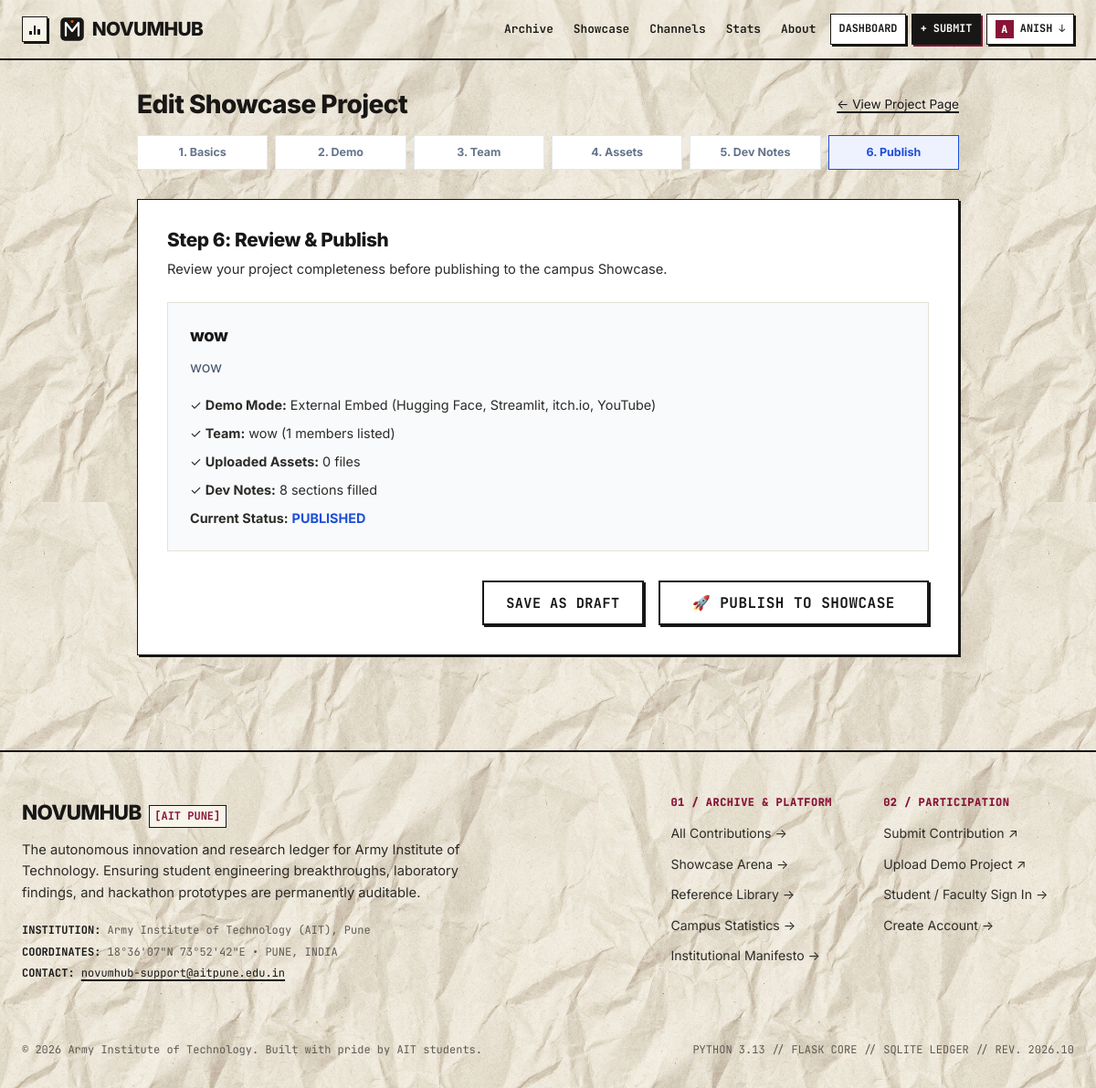
The app's page /showcase/5/step/review (signed in) with its own data.
### app/models.py (models this page shows, shortened)
class User(UserMixin, db.Model):
    __tablename__ = "users"
    id = db.Column(db.Integer, primary_key=True)
    name = db.Column(db.String(120), nullable=False)
    email = db.Column(db.String(150), unique=True, nullable=False, index=True)
    password_hash = db.Column(db.String(256), nullable=False)
    role = db.Column(db.String(20), nullable=False, default="student")
    department = db.Column(db.String(100), nullable=True)
    year = db.Column(db.String(50), nullable=True)
    roll_no = db.Column(db.String(50), nullable=True)
    registration_no = db.Column(db.String(10), nullable=True)
    created_at = db.Column(db.DateTime, default=utc_now)
    is_banned = db.Column(db.Boolean, default=False, nullable=False)
    ban_reason = db.Column(db.String(255), nullable=True)
    banned_at = db.Column(db.DateTime, nullable=True)
    submissions = db.relationship("Submission", backref="author", lazy="dynamic", foreign_keys="Submission.author_id")
    comments = db.relationship("Comment", backref="author", lazy="dynamic", foreign_keys="Comment.author_id")
    notifications = db.relationship("Notification", backref="user", lazy="dynamic", cascade="all, delete-orphan")
    warnings = db.relationship("UserWarning", backref="user", lazy="select", cascade="all, delete-orphan",
                               foreign_keys="UserWarning.user_id", order_by="UserWarning.created_at.desc()")
    showcase_projects = db.relationship("ShowcaseProject", backref="owner", lazy="dynamic", foreign_keys="ShowcaseProject.owner_id")
    judge_scores = db.relationship("JudgeScore", backref="judge", lazy="dynamic", foreign_keys="JudgeScore.judge_id")
    @property
    def is_reviewer(self) -> bool:
        return self.role in ("reviewer", "admin")
    @property
    def is_judge(self) -> bool:
        return self.role in ("judge", "admin")
    @property
    def is_admin(self) -> bool:
        return self.role == "admin"
    @property
    def active_warnings(self):
        return [w for w in self.warnings if not w.is_acknowledged]

class ShowcaseProject(db.Model):
    __tablename__ = "showcase_projects"
    id = db.Column(db.Integer, primary_key=True)
    event_id = db.Column(db.Integer, db.ForeignKey("hackathon_events.id"), nullable=False, index=True)
    owner_id = db.Column(db.Integer, db.ForeignKey("users.id"), nullable=False, index=True)
    title = db.Column(db.String(200), nullable=False)
    pitch = db.Column(db.String(300), nullable=False)
    description = db.Column(db.Text, nullable=False)
    track = db.Column(db.String(100), nullable=False, default="General")
    team_name = db.Column(db.String(150), nullable=False)
    tech_tags = db.Column(db.String(255), nullable=True, default="")
    repo_url = db.Column(db.String(255), nullable=True)
    demo_mode = db.Column(db.String(50), nullable=False, default="hosted_build")
    demo_entry_path = db.Column(db.String(255), nullable=True)
    demo_external_url = db.Column(db.String(500), nullable=True)
    video_url = db.Column(db.String(500), nullable=True)
    demo_disabled = db.Column(db.Boolean, default=False, nullable=False)
    status = db.Column(db.String(50), nullable=False, default="Draft", index=True)
    is_reference = db.Column(db.Boolean, default=False, nullable=False, index=True)
    is_featured = db.Column(db.Boolean, default=False, nullable=False, index=True)
    linked_submission_id = db.Column(db.Integer, db.ForeignKey("submissions.id"), nullable=True)
    linked_submission = db.relationship("Submission", foreign_keys=[linked_submission_id], backref="linked_projects")
    created_at = db.Column(db.DateTime, default=utc_now, index=True)
    updated_at = db.Column(db.DateTime, default=utc_now, onupdate=utc_now)
    members = db.relationship("ProjectMember", backref="project", lazy="select", cascade="all, delete-orphan")
    assets = db.relationship("ProjectAsset", backref="project", lazy="select", cascade="all, delete-orphan")
    dev_notes = db.relationship("DevNote", backref="project", lazy="select", cascade="all, delete-orphan")
    judge_scores = db.relationship("JudgeScore", backref="project", lazy="select", cascade="all, delete-orphan")
    upvotes = db.relationship("Upvote", backref="showcase_project", lazy="dynamic", cascade="all, delete-orphan",
                             foreign_keys="Upvote.showcase_project_id")
    comments = db.relationship("Comment", backref="showcase_project", lazy="select",
                               order_by="Comment.created_at.asc()", cascade="all, delete-orphan",
                               foreign_keys="Comment.showcase_project_id")
    status_history = db.relationship("StatusChange", backref="showcase_project", lazy="select",
                                     order_by="StatusChange.created_at.asc()", cascade="all, delete-orphan",
                                     foreign_keys="StatusChange.showcase_project_id")
    def can_edit(self, user) -> bool:
        if not user or not user.is_authenticated:
            return False
        if user.is_admin or user.id == self.owner_id:
            return True
        for m in self.members:
            if m.user_id == user.id:
                return True
        return False
    @property
    def demo_mode_label(self) -> str:
        import site_config
        return site_config.SHOWCASE_DEMO_MODES.get(self.demo_mode, self.demo_mode)

### app/showcase/wizard.py (the view, shortened to what this page needs)
@showcase_bp.route("/<int:project_id>/step/review", methods=["GET", "POST"])
@login_required
def step_review(project_id: int):
    project = db.get_or_404(ShowcaseProject, project_id)
    check_project_owner(project)
    return render_template(
        "showcase/form_wizard.html",
        step=6,
        step_name="Review & Publish",
        project=project
    )

### app/showcase/wizard.py (called while the page is built)
def check_project_owner(project):
    if not (project.can_edit(current_user) or current_user.is_admin):
        flash("You do not have permission to edit this project.", "error")
        abort(403)

### templates/showcase/form_wizard.html (shortened to what this page needs)
{% extends 'base.html' %}
{% block content %}
<div style="max-width: 900px; margin: 0 auto 3rem auto;">
  <div style="margin-bottom: 2rem;">
    <div style="display: flex; justify-content: space-between; align-items: center; margin-bottom: 1rem;">
      <h2 style="font-size: 1.75rem; font-weight: 800; color: var(--midnight-navy); margin: 0;">
        {% if project %}Edit Showcase Project{% else %}Submit Project Demonstration{% endif %}
      </h2>
      {% if project %}
        <a href="{{ url_for('showcase.detail', project_id=project.id) }}" class="btn-editorial-outline" style="font-size: 0.85rem;">
          &larr; View Project Page
        </a>
      {% endif %}
    </div>
    <div style="display: grid; grid-template-columns: repeat(6, 1fr); gap: 0.5rem; text-align: center; font-size: 0.78rem; font-weight: 700;">
      {% set steps = [
        (1, 'Basics', 'step_basics'),
        (2, 'Demo', 'step_demo'),
        (3, 'Team', 'step_team'),
        (4, 'Assets', 'step_assets'),
        (5, 'Dev Notes', 'step_devnotes'),
        (6, 'Publish', 'step_review')
      ] %}
      {% for s_num, s_label, s_route in steps %}
        {% if project %}
          <a href="{{ url_for('showcase.' ~ s_route, project_id=project.id) }}"
             style="text-decoration: none; padding: 0.5rem 0.2rem; border-radius: var(--radius-sm); border: 1.5px solid {% if step == s_num %}var(--electric-blue){% else %}#E2E8F0{% endif %}; background: {% if step == s_num %}#EEF2FF{% else %}#FFFFFF{% endif %}; color: {% if step == s_num %}var(--electric-blue){% else %}#64748B{% endif %};">
            {{ s_num }}. {{ s_label }}
          </a>
        {% endif %}
      {% endfor %}
    </div>
  </div>
  <div style="background: #FFFFFF; border: 1px solid var(--border-color); border-radius: var(--radius-md); padding: 2rem; box-shadow: var(--shadow-sm);">
    {% if step == 6 %}
      <h3 style="font-size: 1.3rem; font-weight: 800; color: var(--midnight-navy); margin-bottom: 0.5rem;">
        Step 6: Review & Publish
      </h3>
      <p style="color: var(--muted-text); font-size: 0.92rem; margin-bottom: 1.5rem;">
        Review your project completeness before publishing to the campus Showcase.
      </p>
      <div style="background: #F8FAFC; border: 1px solid var(--border-light); border-radius: var(--radius-sm); padding: 1.5rem; margin-bottom: 2rem;">
        <h4 style="font-size: 1.15rem; font-weight: 800; color: var(--midnight-navy); margin-bottom: 0.75rem;">
          {{ project.title }}
        </h4>
        <p style="color: #475569; margin-bottom: 1rem;">{{ project.pitch }}</p>
        <ul style="list-style: none; padding: 0; margin: 0; display: flex; flex-direction: column; gap: 0.5rem; font-size: 0.9rem;">
          <li>&#10003; <strong>Demo Mode:</strong> {{ project.demo_mode_label }}</li>
          <li>&#10003; <strong>Team:</strong> {{ project.team_name }} ({{ project.members|length }} members listed)</li>
          <li>&#10003; <strong>Uploaded Assets:</strong> {{ project.assets|length }} files</li>
          <li>&#10003; <strong>Dev Notes:</strong> {{ project.dev_notes|length }} sections filled</li>
          <li><strong>Current Status:</strong> <span style="text-transform: uppercase; font-weight: 700; color: var(--electric-blue);">{{ project.status }}</span></li>
        </ul>
      </div>
      <form method="POST" style="display: flex; gap: 1rem; justify-content: flex-end;">
        <button type="submit" name="action" value="draft" class="btn-editorial-outline" style="font-size: 0.95rem; padding: 0.75rem 1.5rem;">
          Save as Draft
        </button>
        <button type="submit" name="action" value="publish" class="btn-editorial-primary" style="font-size: 1rem; padding: 0.75rem 2.2rem;">
          &#128640; Publish to Showcase
        </button>
      </form>
    {% endif %}
  </div>
</div>
{% endblock %}

### templates/partials/navbar.html (shortened to what this page needs)
<header class="editorial-header" id="site-header">
  <div class="nav-wrapper">
    <div class="nav-bar">
      <div class="nav-brand-group">
        <div class="nav-music-player compact-player" id="nav-music-player">
          <button type="button" class="music-toggle-btn compact-btn" id="music-toggle-btn" aria-label="Toggle Lo-fi Background Music" title="Background Music: Lofi Synth by ZephiraMusic (Click to play/pause, hover for volume)">
            <span class="music-bars" aria-hidden="true">
              <span class="bar bar-1"></span>
              <span class="bar bar-2"></span>
              <span class="bar bar-3"></span>
            </span>
          </button>
        </div>
        <a href="{{ url_for('main.home') }}" class="brand-link" aria-label="{{ config_data.SITE_NAME }} Home">
          <span class="brand-logo-svg" id="brand-logo-placeholder" title="{{ config_data.SITE_NAME }} Logo">
          </span>
          <span class="brand-title">{{ config_data.SITE_NAME }}</span>
        </a>
      </div>
      <nav class="nav-menu" id="nav-menu" aria-label="Main Navigation">
        <ul class="nav-links">
          <li>
            <a href="{{ url_for('submissions.browse') }}" class="nav-link-item">
              <span class="nav-label">Archive</span>
            </a>
          </li>
          <li>
            <a href="{{ url_for('showcase.home') }}" class="nav-link-item">
              <span class="nav-label">Showcase</span>
            </a>
          </li>
          <li>
            <a href="{{ url_for('main.home') }}#channels" class="nav-link-item">
              <span class="nav-label">Channels</span>
            </a>
          </li>
          <li>
            <a href="{{ url_for('main.stats') }}" class="nav-link-item">
              <span class="nav-label">Stats</span>
            </a>
          </li>
          <li>
            <a href="{{ url_for('main.about') }}" class="nav-link-item">
              <span class="nav-label">About</span>
            </a>
          </li>
        </ul>
        <div class="nav-actions">
          {% if current_user.is_authenticated %}
            <a href="{{ url_for('submissions.dashboard') }}" class="nav-action-link" title="Student Dashboard">
              <span>Dashboard</span>
            </a>
            <a href="{{ url_for('submissions.submit') }}" class="nav-btn-solid">
              <span>+ Submit</span>
            </a>
            <details class="dropdown user-dropdown">
              <summary class="user-summary-btn" aria-haspopup="true">
                <span class="user-avatar-initial">{{ current_user.name[0] }}</span>
                <span class="user-name-short">{{ current_user.name.split()[0] }}</span>
                <span class="dropdown-caret">&darr;</span>
              </summary>
            </details>
          {% else %}
            <a href="{{ url_for('auth.login') }}" class="nav-action-link">Log In</a>
            <a href="{{ url_for('submissions.submit') }}" class="nav-btn-solid">
              <span>+ Submit</span>
            </a>
          {% endif %}
        </div>
      </nav>
    </div>
  </div>
</header>

### records on screen
User: name "A", name "ANISH"
ShowcaseProject: title "wow", pitch "wow", demo_mode_label "External Embed (Hugging Face, Streamlit, itch.io, YouTube)", team_name "wow", status "PUBLISHED"

### other values on screen
{{ config_data.SITE_NAME }} "NOVUMHUB"
{{ s_num }} "1" "2" "3" "4" "5" "6"
{{ s_label }} "Basics" "Demo" "Team" "Assets" "Dev Notes" "Publish"
{{ project.members|length }} "1"
{{ project.assets|length }} "0"
{{ project.dev_notes|length }} "8"
{{ config_data.COLLEGE_NAME }} "Army Institute of Technology (AIT), Pune"
{{ config_data.CONTACT_EMAIL }} "novumhub-support@aitpune.edu.in"
{{ config_data.FOOTER_COPYRIGHT }} "© 2026 Army Institute of Technology. Built with pride by AIT students."
